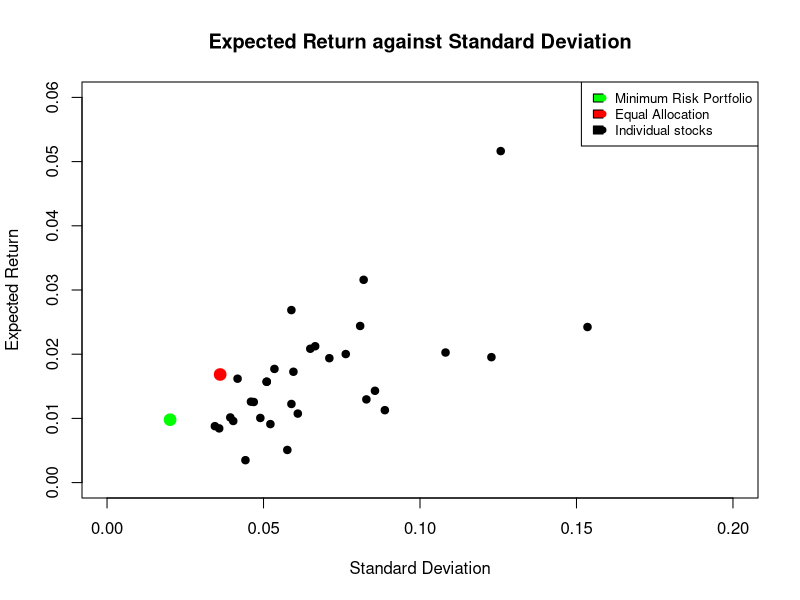

Recreate this plot in R.
#^GSPC,
#AAPL,MSFT,NVDA,TSM,ASML,AVGO,
#GOOGL,META,DIS,TMUS,VZ,CMCSA,
#AMZN,TSLA,HD,BABA,MCD,TM,
#WMT,PG,KO,PEP,COST,FMX,
#BHP,LIN,RIO,VALE,APD,SCCO

a_all <- read.csv("stockData.csv", sep=",", header=TRUE)
#Convert adjusted close prices into returns:
a <- a_all[1:60,] # Use 5 year data to train
r <- (a[-1,3:ncol(a)]-a[-nrow(a),3:ncol(a)])/a[-nrow(a),3:ncol(a)]

#Compute mean vector:
means <- colMeans(r)

#Compute variance covariance matrix
covmat <- cov(r) 

#Compute correlation matrix:
cormat <- cor(r) 

#Compute the vector of variances:
variances <- diag(covmat)

#Compute the vector of standard deviations:
stdev <- diag(covmat)^.5

#Plot the 31 assets on the space expected return against standard deviation

plot(stdev, means, 
     main="Expected Return against Standard Deviation",
     xlab="Standard Deviation", 
     ylab="Expected Return",
     xlim = c(0, 0.2),
     ylim = c(0, 0.06),
     pch=19)

#Assume equal allocation portfolio using the 30 stocks.
new_means <- colMeans(r[,-1])
new_covmat <- cov(r[,-1]) 
new_cormat <- cor(r[,-1]) 
new_variances <- diag(new_covmat)
new_stdev <- diag(new_covmat)^.5
 
number_of_stocks = 30
ones_vector <- rep(1, number_of_stocks)
equal_weight_vector <- ones_vector/number_of_stocks

equal_varp <- t(equal_weight_vector) %*% new_covmat %*% equal_weight_vector
equal_sdp <- sqrt(equal_varp)

equal_Rp <- t(equal_weight_vector) %*% new_means
  
points(equal_sdp, equal_Rp, pch = 19, lwd=5, col="red")

#Assume minimum risk portfolio

ones_vector <- rep(1, number_of_stocks)
inverse_new_covmat <- solve(new_covmat)
min_risk_weight_vector <- inverse_new_covmat  %*% ones_vector / as.numeric(t(ones_vector)  %*% inverse_new_covmat  %*% ones_vector)

min_risk_varp <- t(min_risk_weight_vector) %*% new_covmat %*% min_risk_weight_vector
min_risk_sdp <- sqrt(min_risk_varp)
min_risk_Rp <- t(min_risk_weight_vector) %*% new_means

points(min_risk_sdp, min_risk_Rp, pch=19, lwd=5, col="green")

legend("topright", legend=c("Minimum Risk Portfolio", "Equal Allocation", "Individual stocks"),
       col=c("green", "red","black"),pch = 19,fill =c("green", "red","black"),cex=0.8)
